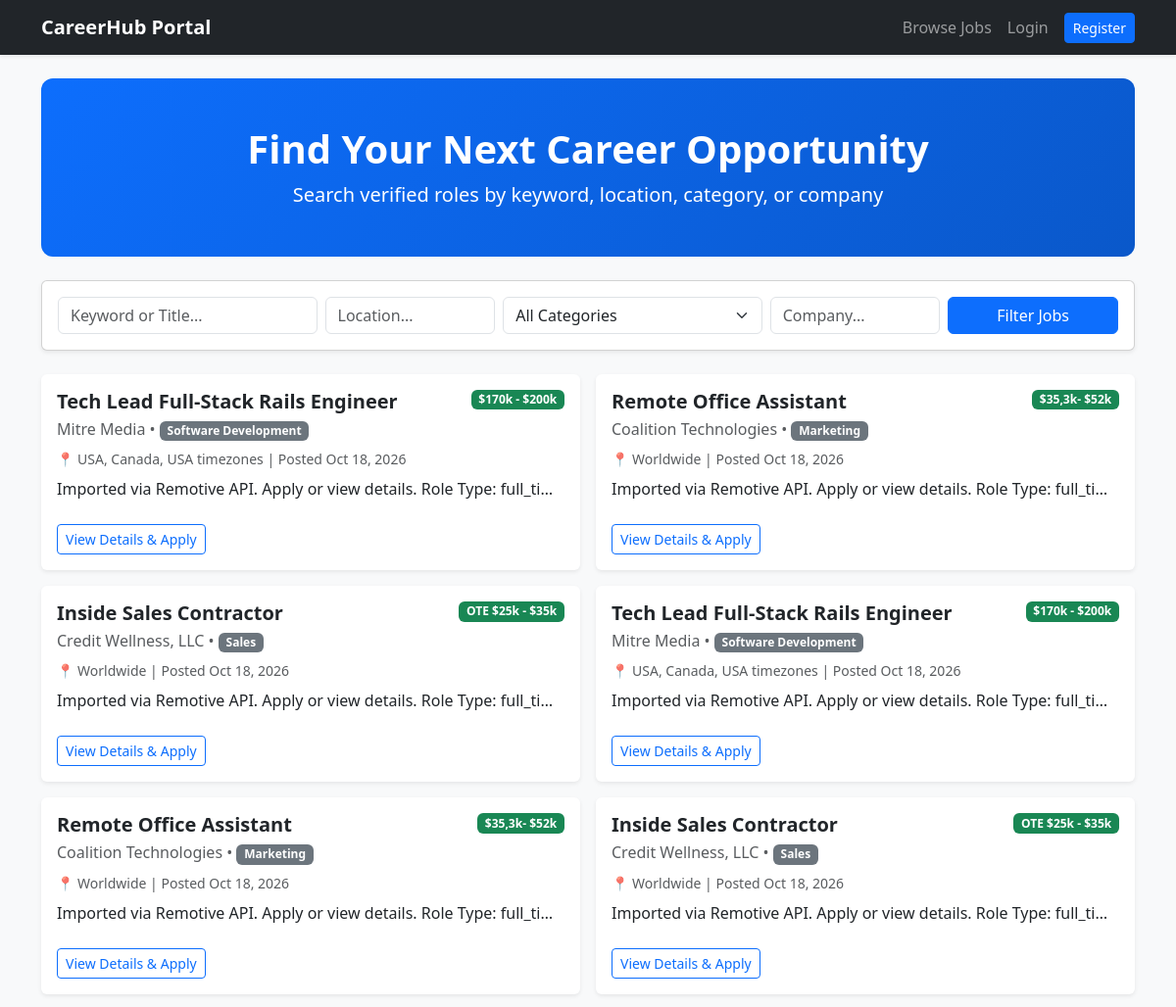
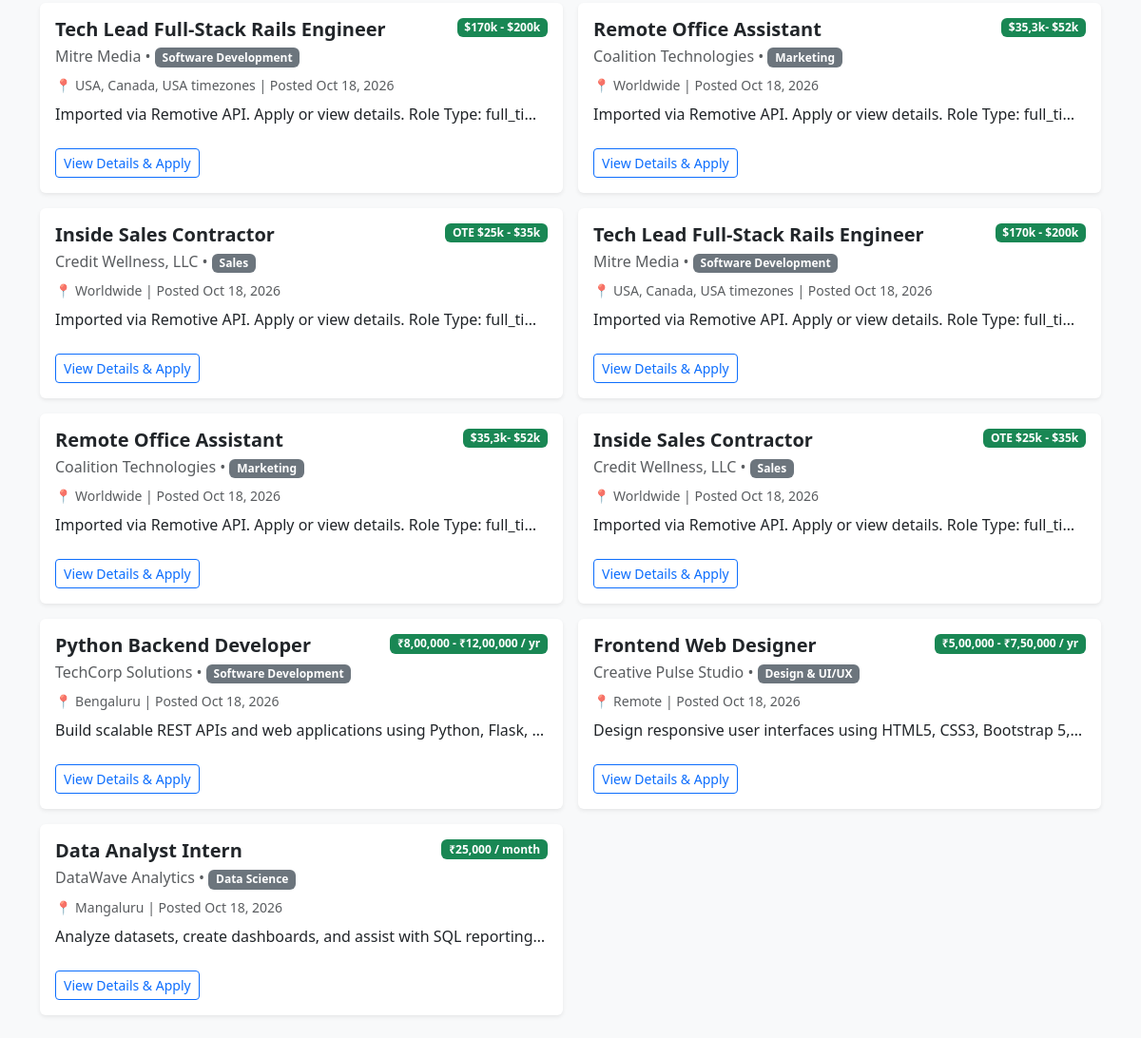
The page / on the database its author committed (2 pictures, top to bottom).
### app.py (models this page shows)
class Job(db.Model):
    id = db.Column(db.Integer, primary_key=True)
    title = db.Column(db.String(120), nullable=False)
    company = db.Column(db.String(100), nullable=False)
    category = db.Column(db.String(80), nullable=False)
    location = db.Column(db.String(100), nullable=False)
    salary = db.Column(db.String(60), nullable=False)
    description = db.Column(db.Text, nullable=False)
    created_at = db.Column(db.DateTime, default=datetime.utcnow)
    employer_id = db.Column(db.Integer, db.ForeignKey('user.id'), nullable=False)
    applications = db.relationship('Application', backref='job', lazy=True, cascade="all, delete-orphan")

### app.py (the view)
@app.route('/')
def index():
    keyword = request.args.get('keyword', '').strip()
    location = request.args.get('location', '').strip()
    category = request.args.get('category', '').strip()
    company = request.args.get('company', '').strip()
    query = Job.query
    if keyword:
        query = query.filter(Job.title.ilike(f'%{keyword}%') | Job.description.ilike(f'%{keyword}%'))
    if location:
        query = query.filter(Job.location.ilike(f'%{location}%'))
    if category:
        query = query.filter(Job.category.ilike(f'%{category}%'))
    if company:
        query = query.filter(Job.company.ilike(f'%{company}%'))
    jobs = query.order_by(Job.created_at.desc()).all()
    categories = [c[0] for c in db.session.query(Job.category).distinct().all()]
    return render_template('index.html', jobs=jobs, categories=categories)

### templates/index.html (shortened to what this page needs)
{% extends 'base.html' %}
{% block content %}
<div class="hero-banner text-center mb-4">
    <h1 class="fw-bold">Find Your Next Career Opportunity</h1>
    <p class="lead mb-0">Search verified roles by keyword, location, category, or company</p>
</div>
<div class="card shadow-sm mb-4">
    <div class="card-body">
        <form method="GET" action="{{ url_for('index') }}" class="row g-2">
            <div class="col-md-3">
                <input type="text" name="keyword" class="form-control" placeholder="Keyword or Title..." value="{{ request.args.get('keyword', '') }}">
            </div>
            <div class="col-md-2">
                <input type="text" name="location" class="form-control" placeholder="Location..." value="{{ request.args.get('location', '') }}">
            </div>
            <div class="col-md-3">
                <select name="category" class="form-select">
                    <option value="">All Categories</option>
                </select>
            </div>
            <div class="col-md-2">
                <input type="text" name="company" class="form-control" placeholder="Company..." value="{{ request.args.get('company', '') }}">
            </div>
            <div class="col-md-2 d-grid">
                <button type="submit" class="btn btn-primary">Filter Jobs</button>
            </div>
        </form>
    </div>
</div>
<div class="row g-3">
    {% for job in jobs %}
    <div class="col-md-6">
        <div class="card job-card h-100 border-0 shadow-sm">
            <div class="card-body d-flex flex-column">
                <div class="d-flex justify-content-between align-items-start">
                    <div>
                        <h5 class="card-title fw-bold mb-1">{{ job.title }}</h5>
                        <p class="text-muted mb-2">{{ job.company }} &bull; <span class="badge bg-secondary">{{ job.category }}</span></p>
                    </div>
                    <span class="badge bg-success">{{ job.salary }}</span>
                </div>
                <p class="small text-muted mb-2">📍 {{ job.location }} | Posted {{ job.created_at.strftime('%b %d, %Y') }}</p>
                <p class="card-text text-truncate">{{ job.description }}</p>
                <div class="mt-auto pt-2">
                    <a href="{{ url_for('job_detail', job_id=job.id) }}" class="btn btn-outline-primary btn-sm">View Details & Apply</a>
                </div>
            </div>
        </div>
    </div>
    {% else %}
    <div class="col-12 text-center py-5">
        <h5 class="text-muted">No matching job listings found.</h5>
        <a href="{{ url_for('index') }}" class="btn btn-link">Reset Filters</a>
    </div>
    {% endfor %}
</div>
{% endblock %}

### templates/base.html (shortened to what this page needs)
<!DOCTYPE html>
<html lang="en">
<head>
    <link href="https://cdn.jsdelivr.net/npm/bootstrap@5.3.3/dist/css/bootstrap.min.css" rel="stylesheet">
    <link rel="stylesheet" href="{{ url_for('static', filename='style.css') }}">
</head>
<body>
    <nav class="navbar navbar-expand-lg navbar-dark bg-dark shadow-sm">
        <div class="container">
            <a class="navbar-brand fw-bold" href="{{ url_for('index') }}">CareerHub Portal</a>
            <div class="collapse navbar-collapse" id="navMenu">
                <ul class="navbar-nav ms-auto align-items-lg-center">
                    <li class="nav-item"><a class="nav-link" href="{{ url_for('index') }}">Browse Jobs</a></li>
                    {% if current_user.is_authenticated %}
                        <li class="nav-item"><a class="nav-link fw-semibold text-warning" href="{{ url_for('dashboard') }}">Dashboard ({{ current_user.role|capitalize }})</a></li>
                        <li class="nav-item ms-lg-2"><a class="btn btn-outline-light btn-sm" href="{{ url_for('logout') }}">Logout</a></li>
                    {% else %}
                        <li class="nav-item"><a class="nav-link" href="{{ url_for('login') }}">Login</a></li>
                        <li class="nav-item ms-lg-2"><a class="btn btn-primary btn-sm" href="{{ url_for('register') }}">Register</a></li>
                    {% endif %}
                </ul>
            </div>
        </div>
    </nav>
    <div class="container my-4">
        {% block content %}{% endblock %}
    </div>
</body>
</html>

### static/style.css (style rules this page uses)
body { background-color: #f8f9fa; font-family: 'Segoe UI', Tahoma, Geneva, Verdana, sans-serif; }
.hero-banner { background: linear-gradient(135deg, #0d6efd 0%, #0a58ca 100%); color: white; padding: 3rem 1rem; border-radius: 0.75rem; }
.job-card { transition: transform 0.15s ease, box-shadow 0.15s ease; }

### rows shown on the page
Job: title "Tech Lead Full-Stack Rails Engineer", company "Mitre Media", category "Software Development", salary "$170k - $200k", location "USA, Canada, USA timezones", created_at "Oct 18, 2026", description "Imported via Remotive API. Apply or view details. Role Type: full_ti…"
Job: title "Remote Office Assistant", company "Coalition Technologies", category "Marketing", salary "$35,3k- $52k", location "Worldwide", created_at "Oct 18, 2026", description "Imported via Remotive API. Apply or view details. Role Type: full_ti…"
Job: title "Inside Sales Contractor", company "Credit Wellness, LLC", category "Sales", salary "OTE $25k - $35k", location "Worldwide", created_at "Oct 18, 2026", description "Imported via Remotive API. Apply or view details. Role Type: full_ti…"
Job: title "Tech Lead Full-Stack Rails Engineer", company "Mitre Media", category "Software Development", salary "$170k - $200k", location "USA, Canada, USA timezones", created_at "Oct 18, 2026", description "Imported via Remotive API. Apply or view details. Role Type: full_ti…"
Job: title "Remote Office Assistant", company "Coalition Technologies", category "Marketing", salary "$35,3k- $52k", location "Worldwide", created_at "Oct 18, 2026", description "Imported via Remotive API. Apply or view details. Role Type: full_ti…"
Job: title "Inside Sales Contractor", company "Credit Wellness, LLC", category "Sales", salary "OTE $25k - $35k", location "Worldwide", created_at "Oct 18, 2026", description "Imported via Remotive API. Apply or view details. Role Type: full_ti…"
Job: title "Tech Lead Full-Stack Rails Engineer", company "Mitre Media", category "Software Development", salary "$170k - $200k", location "USA, Canada, USA timezones", created_at "Oct 18, 2026", description "Imported via Remotive API. Apply or view details. Role Type: full_ti…"
Job: title "Remote Office Assistant", company "Coalition Technologies", category "Marketing", salary "$35,3k- $52k", location "Worldwide", created_at "Oct 18, 2026", description "Imported via Remotive API. Apply or view details. Role Type: full_ti…"
Job: title "Inside Sales Contractor", company "Credit Wellness, LLC", category "Sales", salary "OTE $25k - $35k", location "Worldwide", created_at "Oct 18, 2026", description "Imported via Remotive API. Apply or view details. Role Type: full_ti…"
Job: title "Tech Lead Full-Stack Rails Engineer", company "Mitre Media", category "Software Development", salary "$170k - $200k", location "USA, Canada, USA timezones", created_at "Oct 18, 2026", description "Imported via Remotive API. Apply or view details. Role Type: full_ti…"
Job: title "Remote Office Assistant", company "Coalition Technologies", category "Marketing", salary "$35,3k- $52k", location "Worldwide", created_at "Oct 18, 2026", description "Imported via Remotive API. Apply or view details. Role Type: full_ti…"
Job: title "Inside Sales Contractor", company "Credit Wellness, LLC", category "Sales", salary "OTE $25k - $35k", location "Worldwide", created_at "Oct 18, 2026", description "Imported via Remotive API. Apply or view details. Role Type: full_ti…"
Job: title "Python Backend Developer", company "TechCorp Solutions", category "Software Development", salary "₹8,00,000 - ₹12,00,000 / yr", location "Bengaluru", created_at "Oct 18, 2026", description "Build scalable REST APIs and web applications using Python, Flask,…"
Job: title "Frontend Web Designer", company "Creative Pulse Studio", category "Design & UI/UX", salary "₹5,00,000 - ₹7,50,000 / yr", location "Remote", created_at "Oct 18, 2026", description "Design responsive user interfaces using HTML5, CSS3, Bootstrap 5,…"
Job: title "Data Analyst Intern", company "DataWave Analytics", category "Data Science", salary "₹25,000 / month", location "Mangaluru", created_at "Oct 18, 2026", description "Analyze datasets, create dashboards, and assist with SQL reporting…"
